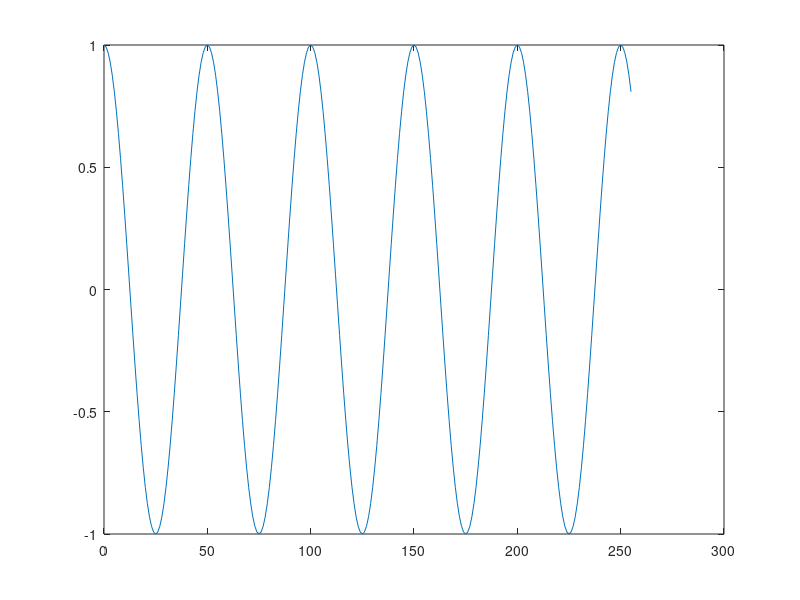

This chart was generated by the following MATLAB code: (Note: this script raises an error after producing the figure.)
close all;
clear all;

M = 256;
N = 256;

fo = 1;
fs = 50;


n = (0:M-1);

a = cos(2*pi*fo/fs*n);

figure(5),plot(n,a)

xx = [];

for k = 1:N
    xx = [xx ; a];
end;

show_img(xx,1)

% show_img(clip(xx,0,255),2)
% 
% show_img(xx+1,3)

load lenna
show_img(xx,2)

figure(3),plot(n,xx(200,1:256))

%negative image

disp('Max value')
maxi = max(max(xx))
disp('Min value')
mini = min(min(xx))

neg = -xx+maxi+mini;
hold on
plot(n,neg(200,1:256),'r')
hold off

show_img(neg,4)